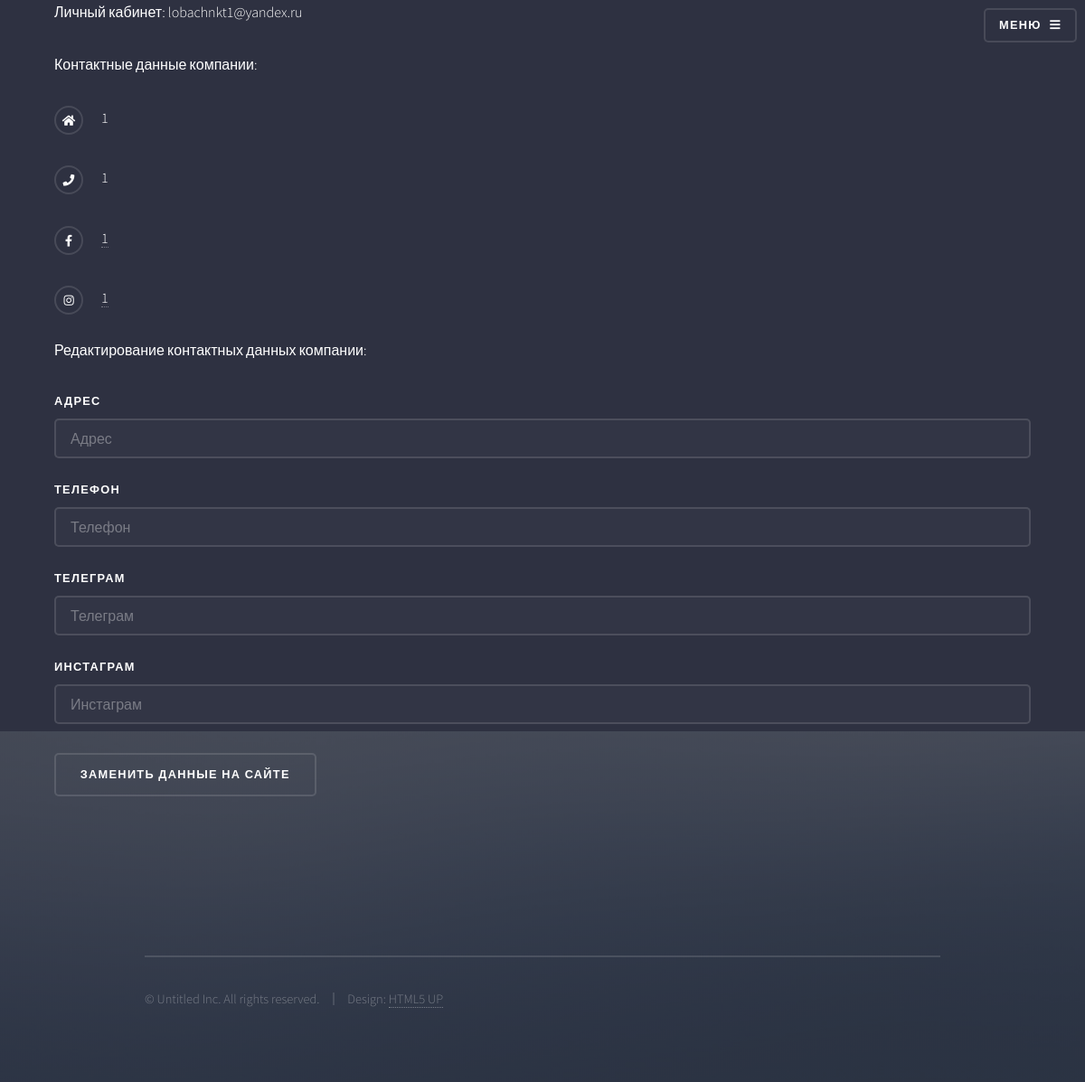
The app's page /lk (signed in), older data.
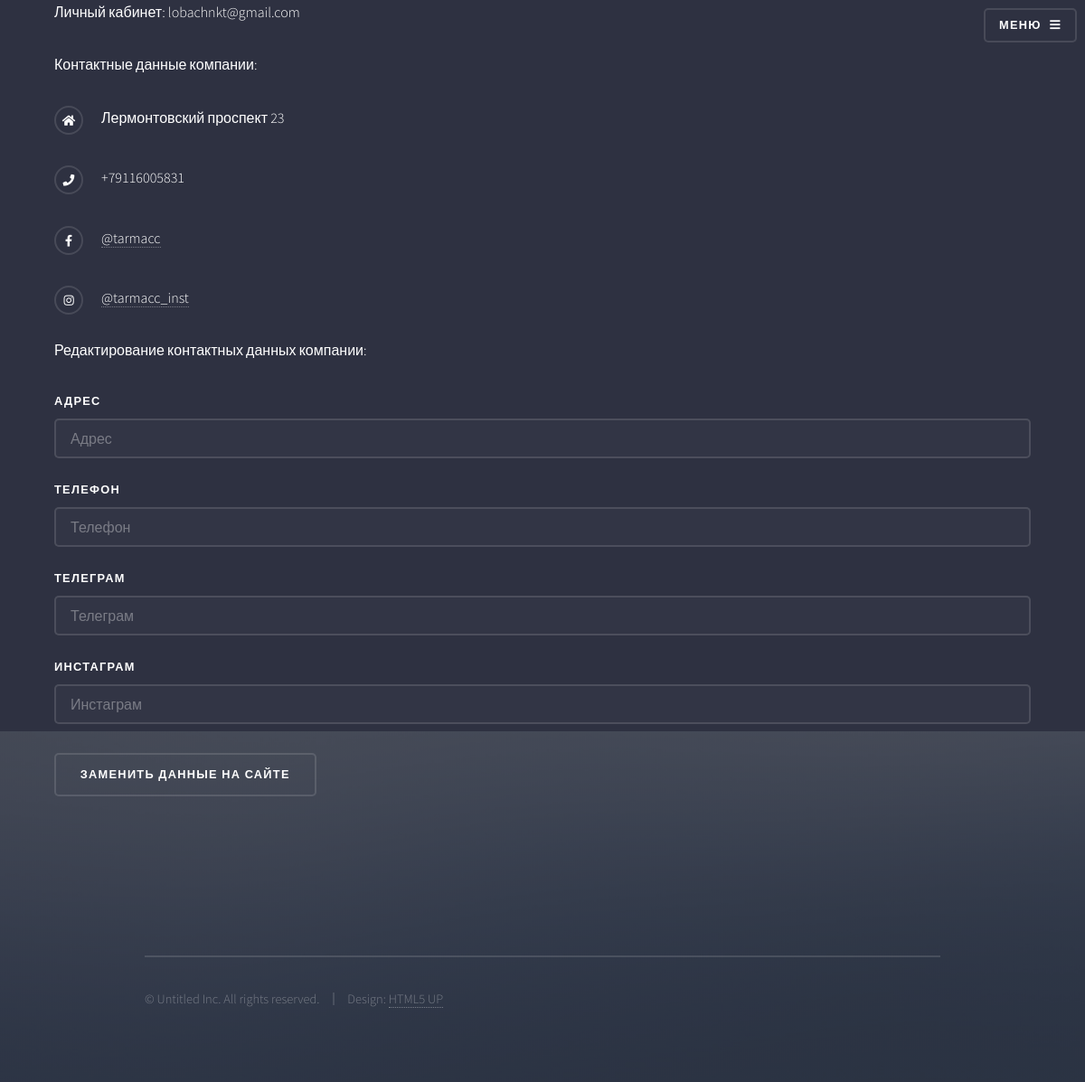
The same page, newer data.
### models.py (models this page shows, shortened)
class User(db.Model, UserMixin):
    __tablename__ = "users"
    id = db.Column(db.Integer, primary_key=True)
    fs_uniquifier = db.Column(db.String(64), unique=True, nullable=False)
    us_totp_secrets = db.Column(db.Text, nullable=True)
    us_phone_number = db.Column(db.String(128), nullable=True)
    email = db.Column(db.String(255), nullable=False, unique=True)
    username = db.Column(db.String(255), unique=True, nullable=True)
    password = db.Column(db.String(255), nullable=False)
    last_login_at = db.Column(db.DateTime)
    last_login_ip = db.Column(db.String(100))
    current_login_at = db.Column(db.DateTime())
    current_login_ip = db.Column(db.String(100))
    active = db.Column(db.Boolean())
    login_count = db.Column(db.Integer)
    confirmed_at = db.Column(db.DateTime)
    first_name = db.Column(db.String(255), nullable=True)
    last_name = db.Column(db.String(255), nullable=True)
    create_datetime = db.Column(db.DateTime, nullable=False, server_default=func.now())
    update_datetime = db.Column(
        db.DateTime,
        nullable=False,
        server_default=func.now(),
        onupdate=datetime.utcnow,
    )
    roles = db.relationship(
        "Role", secondary="roles_users", backref=db.backref("users", lazy="dynamic")
    )

class Contacts(db.Model):
    id = db.Column(db.Integer, primary_key=True)
    adress = db.Column(db.String(64), index=True)
    phone = db.Column(db.String(64), index=True)
    telegram = db.Column(db.String(64), index=True)
    instagram = db.Column(db.String(64), index=True)

### app.py (the view, shortened to what this page needs)
@app.route('/lk', methods=["GET", "POST"])
@login_required
def lk():
    page_title = "Личный кабинет"
    form = ContactsForm()
    return render_template("lk.j2", email = current_user.email, form=form, company_contacts=Contacts.query.first())

### form.py
class ContactsForm(FlaskForm):
    adress = StringField("Адрес", validators=[DataRequired("Заполните поле")])
    phone = StringField("Телефон", validators=[DataRequired("Заполните поле")])
    telegram = StringField("Телеграм", validators=[DataRequired("Заполните поле")])
    instagram = StringField("Инстаграм", validators=[DataRequired("Заполните поле")])
    submit = SubmitField("Заменить данные на сайте")

### templates/lk.j2 (shortened to what this page needs)
{% extends "base.j2" %}
{% block content %}
          <section id="wrapper" style="margin-left:5%;margin-right:5%">
            <div class="inner">
              <p>Личный кабинет: {{email}}</p>
            </div>
            <div class="inner">
             <p> Контактные данные компании:</p>
              <ul class="contact">
                <li class="icon solid fa-home">
                  {{company_contacts.adress}}
                </li>
                <li class="icon solid fa-phone">{{company_contacts.phone}}</li>
                <li class="icon brands fa-facebook-f"><a href="#">{{company_contacts.telegram}}</a></li>
                <li class="icon brands fa-instagram"><a href="#">{{company_contacts.instagram}}</a></li>
              </ul>
            </div>
            <div class="inner">
              <p> Редактирование контактных данных компании:</p>
              <form method="post" action=" {{ url_for('lk') }}" novalidate>
                <div class="fields">
                  <div class="field">
                    {{ form.adress.label }}
                    {{ form.adress(size=28, placeholder=form.adress.label.text) }}
                  </div>
                  <div class="field">
                    {{ form.phone.label }}
                    {{ form.phone(size=28, placeholder=form.phone.label.text) }}
                  </div>
                  <div class="field">
                    {{ form.telegram.label }}
                    {{ form.telegram(size=28, placeholder=form.telegram.label.text) }}
                  </div>
                  <div class="field">
                    {{ form.instagram.label }}
                    {{ form.instagram(size=28, placeholder=form.instagram.label.text) }}
                  </div>
                </div>
                <ul class="actions">
                  <li>{{ form.submit() }}</li>
                </ul>
              </form>
            </div>
          </section>
{% endblock %}

### templates/base.j2 (shortened to what this page needs)
<!DOCTYPE HTML>
<html>
  <head>
    <link rel="stylesheet" href="{{ url_for('static', filename='css/main.css') }}" />
  </head>
  <body class="is-preload">
      <div id="page-wrapper">
          <header id="header" class="alt">
            <nav>
              <a href="#menu">Меню</a>
            </nav>
          </header>
    {% block content %}{% endblock %}
      </div>
          <section id="footer">
            <div class="inner">
              <ul class="copyright">
                <li>&copy; Untitled Inc. All rights reserved.</li><li>Design: <a href="http://html5up.net">HTML5 UP</a></li>
              </ul>
            </div>
          </section>
  </body>
</html>

Row changes from the older to the newer data that the page shows:
removed Contacts: adress "1", phone "1", telegram "1", instagram "1"
changed User: email "lobachnkt1@yandex.ru" → "lobachnkt@gmail.com"
added Contacts: adress "Лермонтовский проспект 23", phone "+79116005831", telegram "@tarmacc", instagram "@tarmacc_inst"
